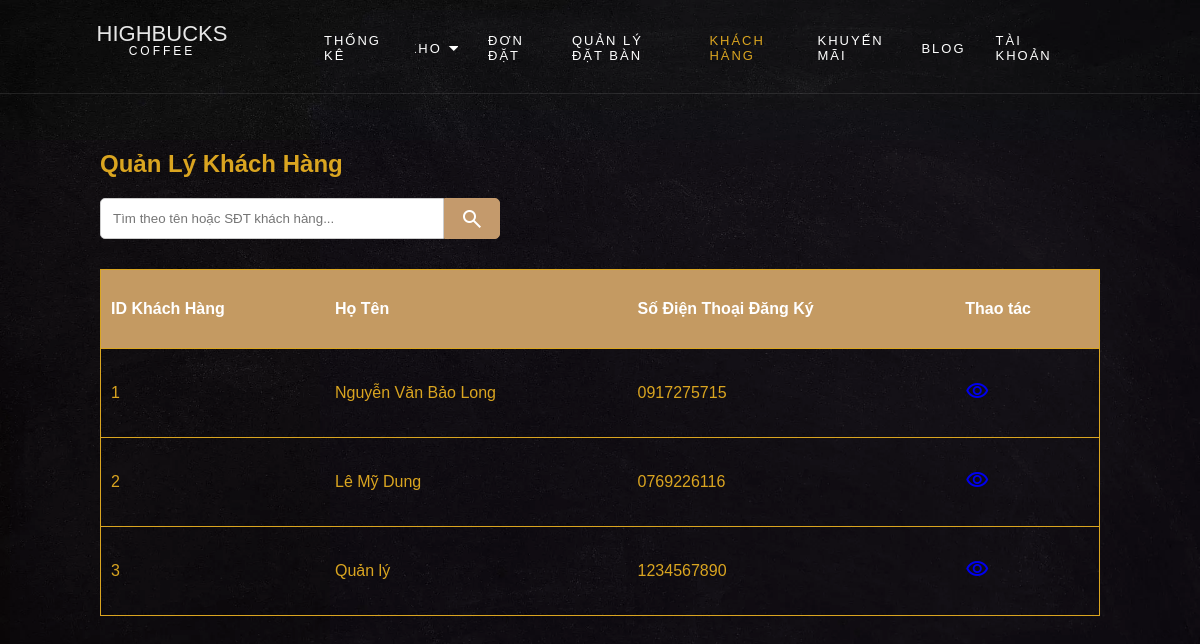
Page /Page/customers.php on the committed database.
### tables this page shows
CREATE TABLE IF NOT EXISTS `taikhoan` (
  `idTaiKhoan` int NOT NULL AUTO_INCREMENT,
  `HoTen` varchar(255) DEFAULT NULL,
  `sdt` varchar(11) DEFAULT NULL,
  `MatKhau` char(100) DEFAULT NULL,
  `DiaChi` varchar(255) DEFAULT NULL,
  `ChucVu` varchar(45) DEFAULT 'Khách hàng',
  PRIMARY KEY (`idTaiKhoan`)
);

### Page/customers.php (the view, shortened to what this page needs)
<?php
include_once '../PHP/Connect.php';
$search_query = "";
$sql = "SELECT idTaiKhoan, HoTen, sdt FROM taikhoan";
$sql .= " ORDER BY idTaiKhoan";
$stmt = $conn->prepare($sql);
$stmt->execute();
$result = $stmt->get_result();
?>
<!DOCTYPE html>
<html lang="vi">
<head>
    <link rel="stylesheet" href="../Css/css.css">
</head>
<body>
    <div class="admin-container">
        <?php include_once __DIR__ . '/../PHP/menu_dashboard.php'; ?>
        <div class="dashboard">
            <div class="main-header">
                <h2>Quản Lý Khách Hàng</h2>
            </div>
            <div class="search-container">
                <form action="customers.php" method="GET">
                    <input type="text" name="search" placeholder="Tìm theo tên hoặc SĐT khách hàng..." value="<?php echo htmlspecialchars($search_query); ?>">
                    <button type="submit">
                        <span class="material-symbols-outlined">search</span>
                    </button>
                </form>
            </div>
            <table class="tbdonhang">
                    <tr>
                        <th>ID Khách Hàng</th>
                        <th>Họ Tên</th>
                        <th>Số Điện Thoại Đăng Ký</th>
                        <th>Thao tác</th>
                    </tr>
                    <?php if (mysqli_num_rows($result) > 0): ?>
                        <?php while($row = mysqli_fetch_assoc($result)): ?>
                            <tr>
                                <td><?php echo $row['idTaiKhoan']; ?></td>
                                <td><?php echo htmlspecialchars($row['HoTen']); ?></td>
                                <td><?php echo htmlspecialchars($row['sdt']); ?></td>
                                <td class="action-links">
                                    <a href="customer_details.php?id=<?php echo $row['idTaiKhoan']; ?>" title="Xem chi tiết khách hàng">
                                        <span class="material-symbols-outlined">visibility</span>
                                    </a>
                                </td>
                            </tr>
                        <?php endwhile; ?>
                    <?php else: ?>
                        <tr>
                            <td colspan="4" style="text-align: center;">Chưa có khách hàng nào đăng ký.</td>
                        </tr>
                    <?php endif; ?>
            </table>
        </div>
    </div>
</body>
</html>

### Css/css.css (style rules this page uses)
* { padding: 0; margin: 0; box-sizing: border-box; }
html,body { scroll-behavior: smooth; font-family: "Poppins", Arial, sans-serif; background-image: url(../Pic/bg_4.jpg); background-position: center; background-repeat: no-repeat; background-size: cover; background-attachment: fixed; color: gray; font-weight: 300; width: 100%; }
.tbdonhang tr:first-child { background-color: rgba(196,154,98,255); color: white; border-radius: 20px; }
.main-header { margin-bottom: 20px; }
.search-container { margin-bottom: 20px; }
.search-container form { display: flex; max-width: 400px; }
.search-container input[type="text"] { width: 100%; padding: 12px; border: 1px solid #ccc; border-radius: 5px 0 0 5px; box-sizing: border-box; outline: none; }
.search-container button { padding: 0 15px; border: 1px solid #c49a6c; background-color: #c49a6c; color: white; cursor: pointer; border-radius: 0 5px 5px 0; display: flex; align-items: center; justify-content: center; }

### rows in the picture
taikhoan: idTaiKhoan "1", HoTen "Nguyễn Văn Bảo Long", sdt "0917275715"
taikhoan: idTaiKhoan "2", HoTen "Lê Mỹ Dung", sdt "0769226116"
taikhoan: idTaiKhoan "3", HoTen "Quản lý", sdt "1234567890"
